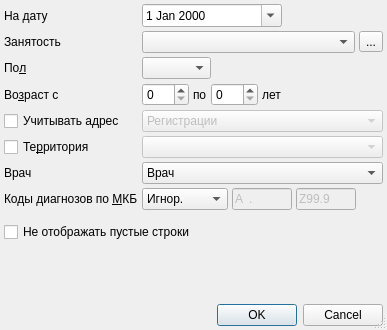
<?xml version="1.0" encoding="UTF-8"?>
<ui version="4.0">
 <class>DispObservationSetupDialog</class>
 <widget class="QDialog" name="DispObservationSetupDialog">
  <property name="windowModality">
   <enum>Qt::ApplicationModal</enum>
  </property>
  <property name="geometry">
   <rect>
    <x>0</x>
    <y>0</y>
    <width>387</width>
    <height>330</height>
   </rect>
  </property>
  <property name="windowTitle">
   <string>параметры отчёта</string>
  </property>
  <property name="sizeGripEnabled">
   <bool>true</bool>
  </property>
  <layout class="QGridLayout" name="gridLayout">
   <property name="margin">
    <number>4</number>
   </property>
   <property name="spacing">
    <number>4</number>
   </property>
   <item row="3" column="1">
    <widget class="QComboBox" name="cmbSex">
     <item>
      <property name="text">
       <string/>
      </property>
     </item>
     <item>
      <property name="text">
       <string>М</string>
      </property>
     </item>
     <item>
      <property name="text">
       <string>Ж</string>
      </property>
     </item>
    </widget>
   </item>
   <item row="3" column="2" colspan="3">
    <spacer>
     <property name="orientation">
      <enum>Qt::Horizontal</enum>
     </property>
     <property name="sizeHint" stdset="0">
      <size>
       <width>141</width>
       <height>20</height>
      </size>
     </property>
    </spacer>
   </item>
   <item row="2" column="4">
    <widget class="QToolButton" name="btnSelectWorkOrganisation">
     <property name="text">
      <string>...</string>
     </property>
     <property name="arrowType">
      <enum>Qt::NoArrow</enum>
     </property>
    </widget>
   </item>
   <item row="3" column="0">
    <widget class="QLabel" name="lblSex">
     <property name="text">
      <string>По&amp;л</string>
     </property>
     <property name="buddy">
      <cstring>cmbSex</cstring>
     </property>
    </widget>
   </item>
   <item row="2" column="0">
    <widget class="QLabel" name="lblWorkOrganisation">
     <property name="text">
      <string>Занятость</string>
     </property>
     <property name="buddy">
      <cstring>cmbWorkOrganisation</cstring>
     </property>
    </widget>
   </item>
   <item row="11" column="1" rowspan="2" colspan="4">
    <widget class="QFrame" name="frmMKBEx">
     <property name="frameShape">
      <enum>QFrame::NoFrame</enum>
     </property>
     <property name="frameShadow">
      <enum>QFrame::Raised</enum>
     </property>
     <layout class="QGridLayout">
      <property name="horizontalSpacing">
       <number>4</number>
      </property>
      <property name="verticalSpacing">
       <number>0</number>
      </property>
      <property name="margin">
       <number>0</number>
      </property>
     </layout>
    </widget>
   </item>
   <item row="10" column="1" colspan="4">
    <widget class="QFrame" name="frmMKB">
     <property name="frameShape">
      <enum>QFrame::NoFrame</enum>
     </property>
     <property name="frameShadow">
      <enum>QFrame::Raised</enum>
     </property>
     <layout class="QGridLayout">
      <property name="horizontalSpacing">
       <number>4</number>
      </property>
      <property name="verticalSpacing">
       <number>0</number>
      </property>
      <property name="margin">
       <number>0</number>
      </property>
      <item row="0" column="0">
       <widget class="QComboBox" name="cmbMKBFilter">
        <item>
         <property name="text">
          <string>Игнор.</string>
         </property>
        </item>
        <item>
         <property name="text">
          <string>Интервал</string>
         </property>
        </item>
       </widget>
      </item>
      <item row="0" column="1">
       <widget class="CICDCodeEdit" name="edtMKBFrom">
        <property name="enabled">
         <bool>false</bool>
        </property>
        <property name="sizePolicy">
         <sizepolicy hsizetype="Fixed" vsizetype="Fixed">
          <horstretch>0</horstretch>
          <verstretch>0</verstretch>
         </sizepolicy>
        </property>
        <property name="maximumSize">
         <size>
          <width>60</width>
          <height>16777215</height>
         </size>
        </property>
        <property name="inputMask">
         <string>a00.00; </string>
        </property>
        <property name="text">
         <string>A.</string>
        </property>
        <property name="maxLength">
         <number>6</number>
        </property>
       </widget>
      </item>
      <item row="0" column="2">
       <widget class="CICDCodeEdit" name="edtMKBTo">
        <property name="enabled">
         <bool>false</bool>
        </property>
        <property name="sizePolicy">
         <sizepolicy hsizetype="Fixed" vsizetype="Fixed">
          <horstretch>0</horstretch>
          <verstretch>0</verstretch>
         </sizepolicy>
        </property>
        <property name="maximumSize">
         <size>
          <width>60</width>
          <height>16777215</height>
         </size>
        </property>
        <property name="inputMask">
         <string>a00.00; </string>
        </property>
        <property name="text">
         <string>Z99.9</string>
        </property>
        <property name="maxLength">
         <number>6</number>
        </property>
       </widget>
      </item>
      <item row="0" column="3">
       <spacer>
        <property name="orientation">
         <enum>Qt::Horizontal</enum>
        </property>
        <property name="sizeHint" stdset="0">
         <size>
          <width>40</width>
          <height>20</height>
         </size>
        </property>
       </spacer>
      </item>
     </layout>
    </widget>
   </item>
   <item row="4" column="1" colspan="4">
    <widget class="QFrame" name="frmAge">
     <property name="frameShape">
      <enum>QFrame::NoFrame</enum>
     </property>
     <property name="frameShadow">
      <enum>QFrame::Raised</enum>
     </property>
     <layout class="QHBoxLayout">
      <property name="spacing">
       <number>4</number>
      </property>
      <property name="margin">
       <number>0</number>
      </property>
      <item>
       <widget class="QSpinBox" name="edtAgeFrom">
        <property name="sizePolicy">
         <sizepolicy hsizetype="Preferred" vsizetype="Fixed">
          <horstretch>0</horstretch>
          <verstretch>0</verstretch>
         </sizepolicy>
        </property>
        <property name="maximum">
         <number>150</number>
        </property>
       </widget>
      </item>
      <item>
       <widget class="QLabel" name="lblAgeTo">
        <property name="text">
         <string>по</string>
        </property>
        <property name="buddy">
         <cstring>edtAgeTo</cstring>
        </property>
       </widget>
      </item>
      <item>
       <widget class="QSpinBox" name="edtAgeTo">
        <property name="sizePolicy">
         <sizepolicy hsizetype="Preferred" vsizetype="Fixed">
          <horstretch>0</horstretch>
          <verstretch>0</verstretch>
         </sizepolicy>
        </property>
        <property name="maximum">
         <number>150</number>
        </property>
       </widget>
      </item>
      <item>
       <widget class="QLabel" name="lblAgeYears">
        <property name="text">
         <string>лет</string>
        </property>
        <property name="buddy">
         <cstring>edtAgeTo</cstring>
        </property>
       </widget>
      </item>
      <item>
       <spacer>
        <property name="orientation">
         <enum>Qt::Horizontal</enum>
        </property>
        <property name="sizeHint" stdset="0">
         <size>
          <width>21</width>
          <height>20</height>
         </size>
        </property>
       </spacer>
      </item>
     </layout>
    </widget>
   </item>
   <item row="2" column="1" colspan="3">
    <widget class="COrgComboBox" name="cmbWorkOrganisation"/>
   </item>
   <item row="0" column="0">
    <widget class="QLabel" name="lblDate">
     <property name="text">
      <string>На дату</string>
     </property>
     <property name="buddy">
      <cstring>edtDate</cstring>
     </property>
    </widget>
   </item>
   <item row="0" column="1" colspan="2">
    <widget class="CDateEdit" name="edtDate">
     <property name="calendarPopup">
      <bool>true</bool>
     </property>
    </widget>
   </item>
   <item row="0" column="3" colspan="2">
    <spacer>
     <property name="orientation">
      <enum>Qt::Horizontal</enum>
     </property>
     <property name="sizeHint" stdset="0">
      <size>
       <width>91</width>
       <height>20</height>
      </size>
     </property>
    </spacer>
   </item>
   <item row="4" column="0">
    <widget class="QLabel" name="lblAge">
     <property name="text">
      <string>Во&amp;зраст с</string>
     </property>
     <property name="buddy">
      <cstring>edtAgeFrom</cstring>
     </property>
    </widget>
   </item>
   <item row="15" column="0" colspan="5">
    <widget class="QDialogButtonBox" name="buttonBox">
     <property name="orientation">
      <enum>Qt::Horizontal</enum>
     </property>
     <property name="standardButtons">
      <set>QDialogButtonBox::Cancel|QDialogButtonBox::Ok</set>
     </property>
    </widget>
   </item>
   <item row="10" column="0">
    <widget class="QLabel" name="lblMKB">
     <property name="text">
      <string>Коды диагнозов по &amp;МКБ</string>
     </property>
     <property name="buddy">
      <cstring>cmbMKBFilter</cstring>
     </property>
    </widget>
   </item>
   <item row="14" column="0">
    <spacer>
     <property name="orientation">
      <enum>Qt::Vertical</enum>
     </property>
     <property name="sizeHint" stdset="0">
      <size>
       <width>129</width>
       <height>20</height>
      </size>
     </property>
    </spacer>
   </item>
   <item row="9" column="1" colspan="4">
    <widget class="CPersonComboBoxEx" name="cmbPerson">
     <item>
      <property name="text">
       <string>Врач</string>
      </property>
     </item>
    </widget>
   </item>
   <item row="6" column="0">
    <widget class="QCheckBox" name="chkFilterAddressType">
     <property name="text">
      <string>Учитывать адрес</string>
     </property>
    </widget>
   </item>
   <item row="7" column="0">
    <widget class="QCheckBox" name="chkArea">
     <property name="text">
      <string>Те&amp;рритория</string>
     </property>
    </widget>
   </item>
   <item row="6" column="1" colspan="4">
    <widget class="QComboBox" name="cmbFilterAddressType">
     <property name="enabled">
      <bool>false</bool>
     </property>
     <item>
      <property name="text">
       <string>Регистрации</string>
      </property>
     </item>
     <item>
      <property name="text">
       <string>Проживания</string>
      </property>
     </item>
    </widget>
   </item>
   <item row="7" column="1" colspan="4">
    <widget class="COrgStructureComboBox" name="cmbArea">
     <property name="enabled">
      <bool>false</bool>
     </property>
    </widget>
   </item>
   <item row="9" column="0">
    <widget class="QLabel" name="lblPerson">
     <property name="text">
      <string>Врач</string>
     </property>
    </widget>
   </item>
   <item row="13" column="0" colspan="2">
    <widget class="QCheckBox" name="chkPrintOnlyFilledRows">
     <property name="text">
      <string>Не отображать пустые строки</string>
     </property>
    </widget>
   </item>
  </layout>
 </widget>
 <customwidgets>
  <customwidget>
   <class>CDateEdit</class>
   <extends>QDateEdit</extends>
   <header>library/DateEdit</header>
  </customwidget>
  <customwidget>
   <class>COrgStructureComboBox</class>
   <extends>QComboBox</extends>
   <header>Orgs/OrgStructComboBoxes.h</header>
  </customwidget>
  <customwidget>
   <class>CICDCodeEdit</class>
   <extends>QLineEdit</extends>
   <header>library/ICDCodeEdit.h</header>
  </customwidget>
  <customwidget>
   <class>COrgComboBox</class>
   <extends>QComboBox</extends>
   <header>Orgs/OrgComboBox.h</header>
  </customwidget>
  <customwidget>
   <class>CPersonComboBoxEx</class>
   <extends>QComboBox</extends>
   <header>Orgs/PersonComboBoxEx.h</header>
  </customwidget>
 </customwidgets>
 <tabstops>
  <tabstop>edtDate</tabstop>
  <tabstop>cmbWorkOrganisation</tabstop>
  <tabstop>btnSelectWorkOrganisation</tabstop>
  <tabstop>cmbSex</tabstop>
  <tabstop>edtAgeFrom</tabstop>
  <tabstop>edtAgeTo</tabstop>
  <tabstop>chkFilterAddressType</tabstop>
  <tabstop>cmbFilterAddressType</tabstop>
  <tabstop>chkArea</tabstop>
  <tabstop>cmbArea</tabstop>
  <tabstop>cmbPerson</tabstop>
  <tabstop>cmbMKBFilter</tabstop>
  <tabstop>edtMKBFrom</tabstop>
  <tabstop>edtMKBTo</tabstop>
  <tabstop>buttonBox</tabstop>
 </tabstops>
 <resources/>
 <connections>
  <connection>
   <sender>buttonBox</sender>
   <signal>accepted()</signal>
   <receiver>DispObservationSetupDialog</receiver>
   <slot>accept()</slot>
   <hints>
    <hint type="sourcelabel">
     <x>128</x>
     <y>323</y>
    </hint>
    <hint type="destinationlabel">
     <x>65</x>
     <y>329</y>
    </hint>
   </hints>
  </connection>
  <connection>
   <sender>buttonBox</sender>
   <signal>rejected()</signal>
   <receiver>DispObservationSetupDialog</receiver>
   <slot>reject()</slot>
   <hints>
    <hint type="sourcelabel">
     <x>241</x>
     <y>323</y>
    </hint>
    <hint type="destinationlabel">
     <x>267</x>
     <y>329</y>
    </hint>
   </hints>
  </connection>
  <connection>
   <sender>chkFilterAddressType</sender>
   <signal>toggled(bool)</signal>
   <receiver>cmbFilterAddressType</receiver>
   <slot>setEnabled(bool)</slot>
   <hints>
    <hint type="sourcelabel">
     <x>62</x>
     <y>158</y>
    </hint>
    <hint type="destinationlabel">
     <x>195</x>
     <y>162</y>
    </hint>
   </hints>
  </connection>
  <connection>
   <sender>chkArea</sender>
   <signal>toggled(bool)</signal>
   <receiver>cmbArea</receiver>
   <slot>setEnabled(bool)</slot>
   <hints>
    <hint type="sourcelabel">
     <x>71</x>
     <y>182</y>
    </hint>
    <hint type="destinationlabel">
     <x>214</x>
     <y>190</y>
    </hint>
   </hints>
  </connection>
 </connections>
</ui>
